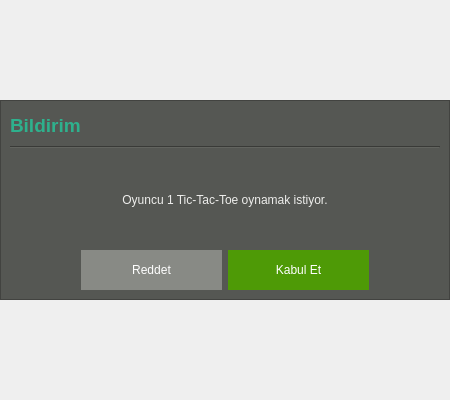
<?xml version="1.0" encoding="UTF-8"?>
<ui version="4.0">
 <class>Frame</class>
 <widget class="QFrame" name="Frame">
  <property name="geometry">
   <rect>
    <x>0</x>
    <y>0</y>
    <width>450</width>
    <height>400</height>
   </rect>
  </property>
  <property name="windowTitle">
   <string>Frame</string>
  </property>
  <layout class="QVBoxLayout" name="verticalLayout_3">
   <property name="spacing">
    <number>0</number>
   </property>
   <property name="leftMargin">
    <number>0</number>
   </property>
   <property name="topMargin">
    <number>0</number>
   </property>
   <property name="rightMargin">
    <number>0</number>
   </property>
   <property name="bottomMargin">
    <number>0</number>
   </property>
   <item>
    <layout class="QVBoxLayout" name="verticalLayout" stretch="1,2,1">
     <item>
      <spacer name="verticalSpacer">
       <property name="orientation">
        <enum>Qt::Vertical</enum>
       </property>
       <property name="sizeHint" stdset="0">
        <size>
         <width>20</width>
         <height>40</height>
        </size>
       </property>
      </spacer>
     </item>
     <item>
      <widget class="QFrame" name="frame">
       <property name="styleSheet">
        <string notr="true">background-color: rgb(85, 87, 83);</string>
       </property>
       <property name="frameShape">
        <enum>QFrame::StyledPanel</enum>
       </property>
       <property name="frameShadow">
        <enum>QFrame::Raised</enum>
       </property>
       <layout class="QVBoxLayout" name="verticalLayout_2">
        <item>
         <widget class="QLabel" name="label_2">
          <property name="maximumSize">
           <size>
            <width>16777215</width>
            <height>30</height>
           </size>
          </property>
          <property name="styleSheet">
           <string notr="true">color: #2eb18d;
font: bold 14pt Ubuntu;</string>
          </property>
          <property name="text">
           <string>Bildirim</string>
          </property>
         </widget>
        </item>
        <item>
         <widget class="Line" name="line">
          <property name="orientation">
           <enum>Qt::Horizontal</enum>
          </property>
         </widget>
        </item>
        <item>
         <widget class="QLabel" name="label">
          <property name="styleSheet">
           <string notr="true">color: rgb(238, 238, 236);</string>
          </property>
          <property name="text">
           <string>Oyuncu 1 Tic-Tac-Toe oynamak istiyor.</string>
          </property>
          <property name="alignment">
           <set>Qt::AlignCenter</set>
          </property>
         </widget>
        </item>
        <item>
         <layout class="QHBoxLayout" name="horizontalLayout_2" stretch="1,2,2,1">
          <item>
           <spacer name="horizontalSpacer">
            <property name="orientation">
             <enum>Qt::Horizontal</enum>
            </property>
            <property name="sizeHint" stdset="0">
             <size>
              <width>40</width>
              <height>20</height>
             </size>
            </property>
           </spacer>
          </item>
          <item>
           <widget class="QPushButton" name="pushButton_2">
            <property name="minimumSize">
             <size>
              <width>0</width>
              <height>40</height>
             </size>
            </property>
            <property name="styleSheet">
             <string notr="true">background-color: rgb(136, 138, 133);
border: none;
color: white;</string>
            </property>
            <property name="text">
             <string>Reddet</string>
            </property>
           </widget>
          </item>
          <item>
           <widget class="QPushButton" name="pushButton">
            <property name="minimumSize">
             <size>
              <width>0</width>
              <height>40</height>
             </size>
            </property>
            <property name="styleSheet">
             <string notr="true">background-color: rgb(78, 154, 6);
border: solid;
color: white;</string>
            </property>
            <property name="text">
             <string>Kabul Et</string>
            </property>
            <property name="default">
             <bool>false</bool>
            </property>
            <property name="flat">
             <bool>false</bool>
            </property>
           </widget>
          </item>
          <item>
           <spacer name="horizontalSpacer_2">
            <property name="orientation">
             <enum>Qt::Horizontal</enum>
            </property>
            <property name="sizeHint" stdset="0">
             <size>
              <width>40</width>
              <height>20</height>
             </size>
            </property>
           </spacer>
          </item>
         </layout>
        </item>
       </layout>
      </widget>
     </item>
     <item>
      <spacer name="verticalSpacer_2">
       <property name="orientation">
        <enum>Qt::Vertical</enum>
       </property>
       <property name="sizeHint" stdset="0">
        <size>
         <width>20</width>
         <height>40</height>
        </size>
       </property>
      </spacer>
     </item>
    </layout>
   </item>
  </layout>
 </widget>
 <resources/>
 <connections/>
</ui>
